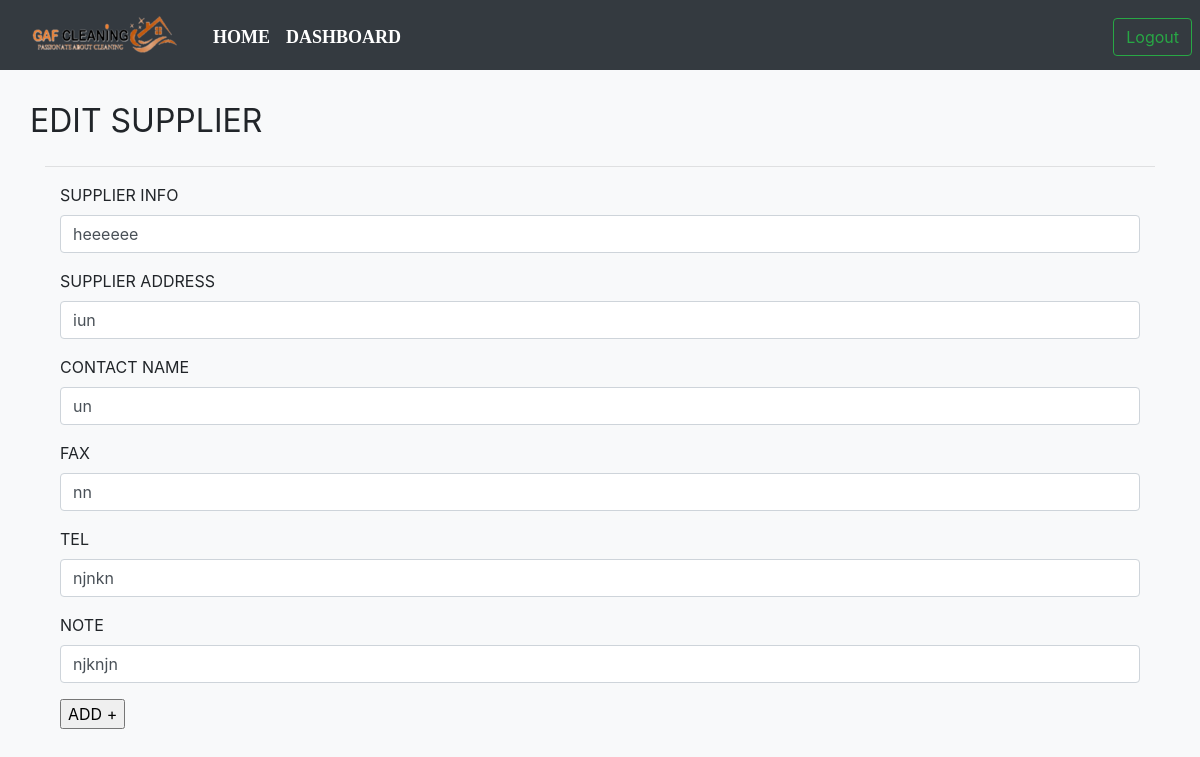
The page /edit-supplier/2/ on the database its author committed.
### users/models.py (models this page shows, shortened)
class Suppliers(models.Model):
    supplier_info = models.CharField(max_length=100)
    supplier_address = models.CharField(max_length=100)
    contact_name = models.CharField(max_length=100)
    fax = models.CharField(max_length=100)
    tel = models.CharField(max_length=100)
    note = models.TextField(max_length=1000, null=True, blank=True)

### pages/views.py (the view, shortened to what this page needs)
# urls.py: path("edit-supplier/<int:sup_id>/", editSuppliers, name="editSuppliers"),
def editSuppliers(request, sup_id):
    obj = Suppliers.objects.get(id=sup_id)
    context = {
        "obj":obj
    }
    return render(request, "editSupplier.html", context)

### templates/editSupplier.html (shortened to what this page needs)
{% load static %}
<!DOCTYPE html>
<html lang="en">
<head>
    <link rel="stylesheet" href="{% static 'header.css' %}">
    <link rel="stylesheet" href="https://cdnjs.cloudflare.com/ajax/libs/animate.css/3.7.2/animate.min.css">
    <link rel="stylesheet" href="https://maxcdn.bootstrapcdn.com/bootstrap/4.0.0/css/bootstrap.min.css" >
</head>
<body class="bg-light">
  <nav class="navbar navbar-expand-lg navbar-dark bg-dark">
  <div class="container-fluid mt-1">
    <a href="{% url 'home' %}" class="pull-left" ><img src="{% static 'images/logo1.png' %}"></a>
    <div class="collapse navbar-collapse" id="navbarSupportedContent">
      <ul class="navbar-nav me-auto mb-2 mb-lg-0 mx-4">
        <li class="nav-item">
          <a class="nav-link active" aria-current="page" href="{% url 'home' %}">Home</a>
        </li>
        <li class="nav-item">
          <a class="nav-link active" aria-current="page" href="{% url 'dashboard' %}">Dashboard</a>
        </li>
	    </ul>
        <div class="btn-group mx-2" role="group" aria-label="Basic outlined example"  style="position: absolute; right: 0;">
          <a href="{% url 'logout' %}"><button type="button" class="btn btn-outline-success">Logout</button></a>
        </div>
    </div>
  </div>
</nav>
<div class="container">
    <br />
    <div class="row" style="justify-content: space-between;">
    <h1> <b> <small>EDIT SUPPLIER</small></b> </h1>
</div>
<hr />
<div class="container">
    <form method="POST"> {% csrf_token %}
        <div class="form-group">
            <label for="exampleInputEmail1">SUPPLIER INFO</label>
            <input type="text" name="supplier_info" value="{{ obj.supplier_info }}" class="form-control" id="exampleInputEmail1" placeholder="Enter{{ obj.jobs }}" class="form-control" id="exampleInputEmail1" placeholder="Enter ">
          </div>
          <div class="form-group">
            <label for="exampleInputEmail1">SUPPLIER ADDRESS</label>
            <input type="text" name="supplier_address" value="{{ obj.supplier_address }}" class="form-control" id="exampleInputEmail1" placeholder="Enter ">
          </div>
          <div class="form-group">
            <label for="exampleInputEmail1">CONTACT NAME</label>
            <input type="text" name="contact_name" value="{{ obj.contact_name }}" class="form-control" id="exampleInputEmail1" placeholder="Enter{{ obj.jobs }}" class="form-control" id="exampleInputEmail1" placeholder="Enter ">
          </div>
          <div class="form-group">
            <label for="exampleInputEmail1">FAX</label>
            <input type="text" name="fax" value="{{ obj.fax }}" class="form-control" id="exampleInputEmail1" placeholder="Enter ">
          </div>
          <div class="form-group">
            <label for="exampleInputEmail1">TEL</label>
            <input type="text" name="tel" value="{{ obj.tel  }}" class="form-control" id="exampleInputEmail1" placeholder="Enter ">
          </div>
          <div class="form-group">
            <label for="exampleInputEmail1">NOTE</label>
            <input type="text" name="note" value="{{ obj.note }}" class="form-control" id="exampleInputEmail1" placeholder="Enter ">
          </div>
        <input type="submit" value="ADD +" />
    </form>
</div>

### static/header.css (style rules this page uses)
.navbar-nav a { font-family: consolas; font-size: 18px; text-transform: uppercase; font-weight: bold; }
.navbar-nav { text-align: center; }
.nav-link { padding: .2rem 1rem; }
button { color: #f06e03; padding: 10px 25px; background: transparent; border: 3px solid rgb(0, 0, 0); border-radius: 20px; outline: none; cursor: pointer; }
body { padding: 0; margin: 0; background-color: #17141d; color: white; font-family: 'DM Mono', monospace; }

### rows shown on the page
Suppliers: supplier_info "heeeeee", supplier_address "iun", contact_name "un", fax "nn", tel "njnkn", note "njknjn"
